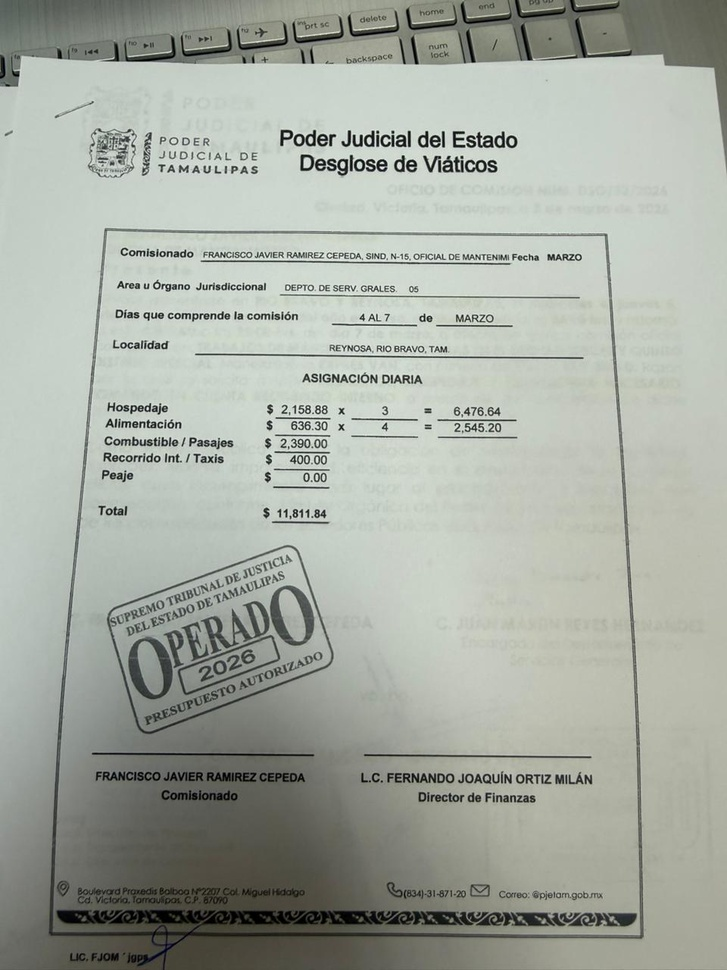
#> input picture tests/test1.jpeg, 727 x 970 px, shrunk from 960 x 1280 before the run; its folder holds only this picture in this run
$ python main.py
#> lines starting #> are read from the running program, lines starting #| are printed output that depends on the picture; after the words box and inside, x2 and y2 are one past the last pixel; in counts of white or black regions, pixels touching at a corner belong together
"""OCR pipeline: Imagen -> OpenCV -> Tesseract -> Parser -> Pandas -> Excel."""

from __future__ import annotations

from io import BytesIO
import re
import unicodedata
from pathlib import Path
from typing import Callable, Dict, Iterable, List, Sequence, Tuple
from zipfile import ZipFile

import cv2
import numpy as np
import pandas as pd
import pytesseract

pytesseract.pytesseract.tesseract_cmd = "/usr/bin/tesseract"


OUTPUT_COLUMNS = [
    "Comisionado",
    "Area u Organo Jurisdiccional",
    "Dias que comprende la comision",
    "Localidad",
    "Hospedaje $",
    "Alimentacion $",
    "Combustible / Pasajes $",
    "Recorrido Int. / Taxis $",
    "Peaje $",
    "Total $",
]

IMAGE_EXTENSIONS = {".jpg", ".jpeg", ".png", ".tiff", ".tif", ".bmp"}
DATAFRAME_COLUMNS = ["Archivo"] + OUTPUT_COLUMNS


def load_image(image_path: str):
    """Step 1: Load source image from disk."""
#> called with image_path = 'tests/test1.jpeg'
    image = cv2.imread(image_path)
#> image is the input picture: shape (970, 727, 3); mean B, G, R 161.9, 170.9, 165.5
    if image is None:
        raise ValueError(f"Image file not found or cannot be read: {image_path}")
    return image


# [7 lines left out: function load_image_bytes, not called in this run]


def preprocess_image(image):
    """Step 2: Convert image to high-contrast black/white for OCR."""
    gray_image = cv2.cvtColor(image, cv2.COLOR_BGR2GRAY)
    denoised = cv2.bilateralFilter(gray_image, 9, 75, 75)
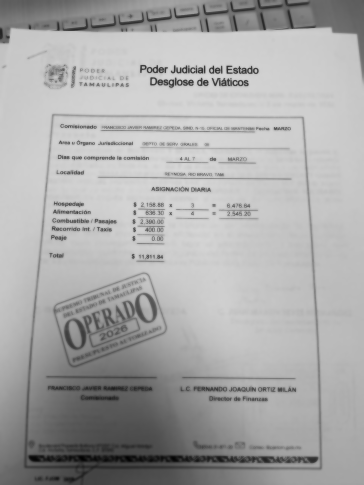
#> denoised: shape (970, 727) (shown at 1/2 size); min 1, max 215, mean 168.7
    kernel = np.array([[0, -1, 0], [-1, 5, -1], [0, -1, 0]])

    sharpened = cv2.filter2D(denoised, -1, kernel)
    thresh = cv2.threshold(sharpened, 0, 255, cv2.THRESH_BINARY_INV + cv2.THRESH_OTSU)[1]
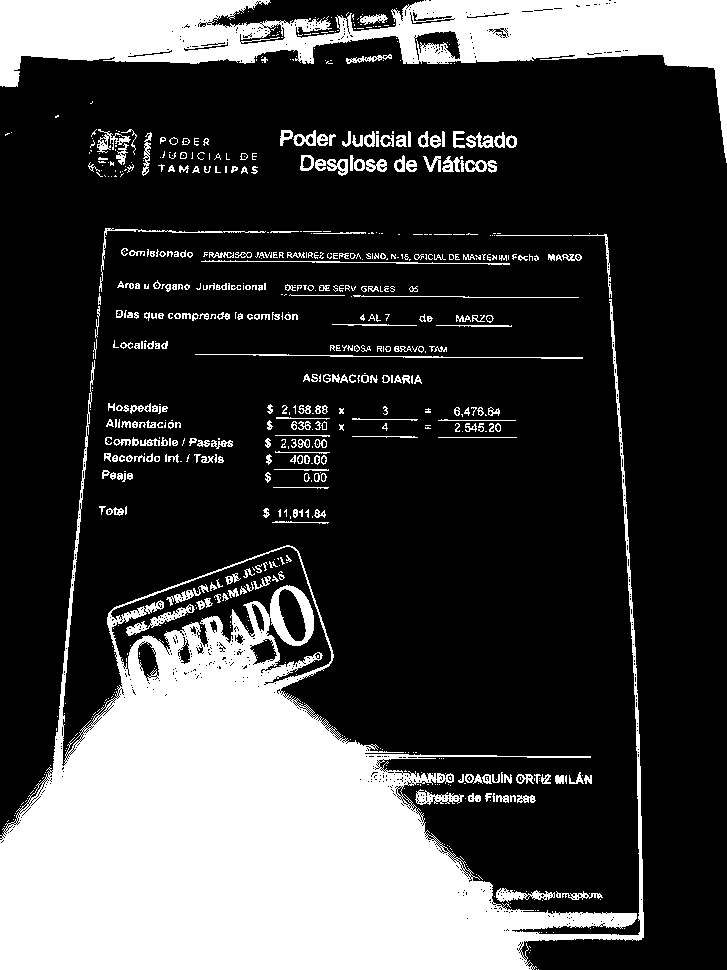
#> thresh: shape (970, 727); 26.3% white; 723 white regions (441 under 20 px), largest, box (x1, y1, x2, y2) and area: (0, 299, 644, 970) 128797, (0, 0, 727, 163) 37531, (195, 354, 583, 359) 521
    coords = np.column_stack(np.where(thresh > 0))  # Find non-zero pixel coordinates.
#> coords = 185375 pairs, first value 0 to 969, second value 0 to 726
    angle = cv2.minAreaRect(coords)[-1]  # Calculate the skew angle
#> angle = -90

    if angle < -45:
        angle = -(90 + angle)
#> angle = 0
    else:
        angle = -angle

    (h, w) = image.shape[:2]

    (h, w) = thresh.shape[:2]
    center = (w // 2, h // 2)
    M = cv2.getRotationMatrix2D(center, angle, 1.0)
#> M = [[1, 0, 0], [0, 1, 0]]
    deskewed = cv2.warpAffine(thresh, M, (w, h), flags=cv2.INTER_CUBIC, borderMode=cv2.BORDER_REPLICATE)

    return deskewed


def run_tesseract(image, lang: str = "spa") -> str:
    """Step 3: Extract OCR text in Spanish."""
    config = "--oem 3 --psm 6"
    return pytesseract.image_to_string(image, lang=lang, config=config)


# [50 lines left out: functions _normalize_text, _extract_line_value, _extract_last_amount, parse_ocr_text, not called in this run]


def process_image(image, image_name: str, lang: str = "spa") -> Dict[str, str]:
    """Run the OCR pipeline for a single decoded image."""
    bw_image = preprocess_image(image)
    text = run_tesseract(bw_image, lang=lang)
    parsed_record = parse_ocr_text(text)
    parsed_record["Archivo"] = image_name
    return parsed_record


def process_image_path(image_path: Path, lang: str = "spa") -> Dict[str, str]:
    """Process one image from disk."""
    image = load_image(str(image_path))
    return process_image(image, image_path.name, lang=lang)


# [4 lines left out: function process_image_bytes, not called in this run]


def build_dataframe(records: Sequence[Dict[str, str]]) -> pd.DataFrame:
    """Step 5: Convert parsed records to a DataFrame."""
    return pd.DataFrame(
        [[record.get(column, "") for column in DATAFRAME_COLUMNS] for record in records],
        columns=DATAFRAME_COLUMNS,
    )


def export_to_excel(dataframe: pd.DataFrame, output_path: str) -> None:
    """Step 6: Export DataFrame to Excel file."""
    dataframe.to_excel(output_path, index=False)


# [6 lines left out: function dataframe_to_excel_bytes, not called in this run]


def list_image_files(directory: Path) -> List[Path]:
    """Return supported image files in a directory."""
    if not directory.exists() or not directory.is_dir():
        raise ValueError(f"Directory does not exist or is not valid: {directory}")
    return sorted(path for path in directory.iterdir() if path.suffix.lower() in IMAGE_EXTENSIONS)


# [25 lines left out: functions extract_images_from_zip, process_uploaded_images, not called in this run]


def process_directory(
    directory: Path,
    lang: str = "spa",
    progress_callback: Callable[[int, int, str], None] | None = None,
) -> pd.DataFrame:
    """Process all supported images in a directory."""
    image_files = list_image_files(directory)
    records: List[Dict[str, str]] = []
    total = len(image_files)
    for index, image_path in enumerate(image_files, start=1):
        records.append(process_image_path(image_path, lang=lang))
#> (the call stopped at in run_tesseract, `return pytesseract.image_to_string(image, lang=lang, config=config)`: pytesseract is not available in this run)
        if progress_callback is not None:
            progress_callback(index, total, image_path.name)
    return build_dataframe(records)


def main() -> None:
    tests_dir = Path("tests")
    excel_path = "output.xlsx"

    image_files = list_image_files(tests_dir)
    if not image_files:
        print(f"No images found in {tests_dir}/")
        return

    def report_progress(current: int, total: int, image_name: str) -> None:
        print(f"Processing {image_name} ({current}/{total}) ...")

    dataframe = process_directory(tests_dir, progress_callback=report_progress)
    export_to_excel(dataframe, excel_path)

    print("\nParsed records:")
    print(dataframe.to_string(index=False))
    print(f"\nExcel generated: {excel_path}")


if __name__ == "__main__":
    main()

$ run again, on tests/test5.jpeg
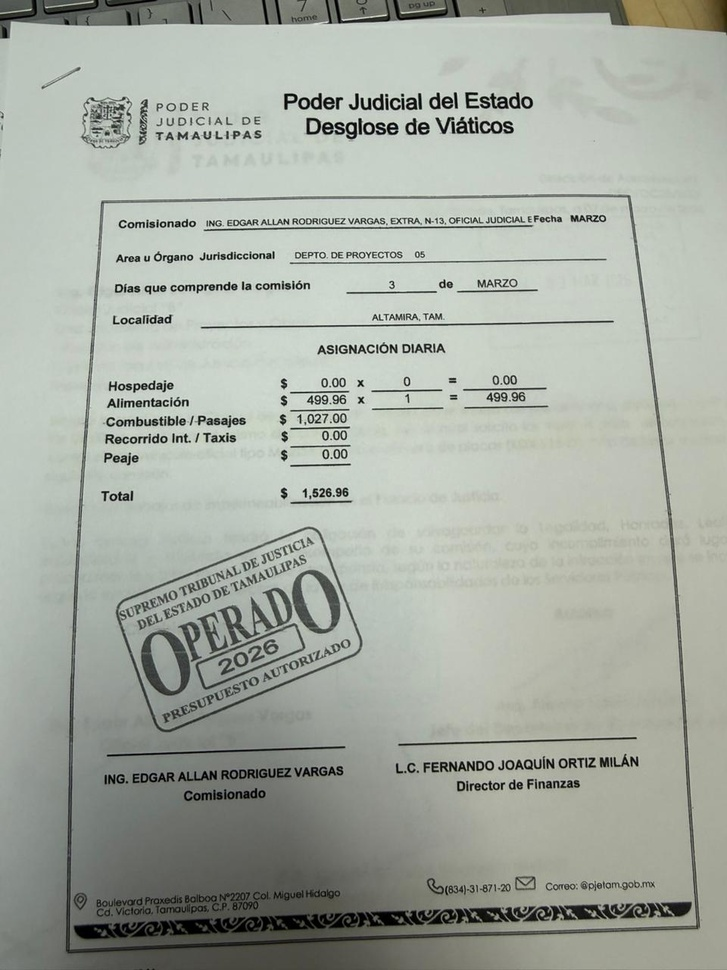
#> input picture tests/test5.jpeg, 727 x 970 px, shrunk from 960 x 1280 before the run
#> in load_image, image is the input picture: shape (970, 727, 3); mean B, G, R 161.5, 170.6, 164.8
#> in preprocess_image, `denoised = cv2.bilateralFilter(gray_image, 9, 75, 75)`:
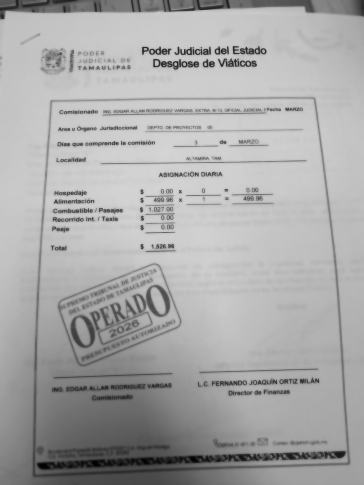
#> denoised: shape (970, 727) (shown at 1/2 size); min 1, max 213, mean 168.2
#> in preprocess_image, `thresh = cv2.threshold(sharpened, 0, 255, cv2.THRESH_BINARY_INV + cv2...`:
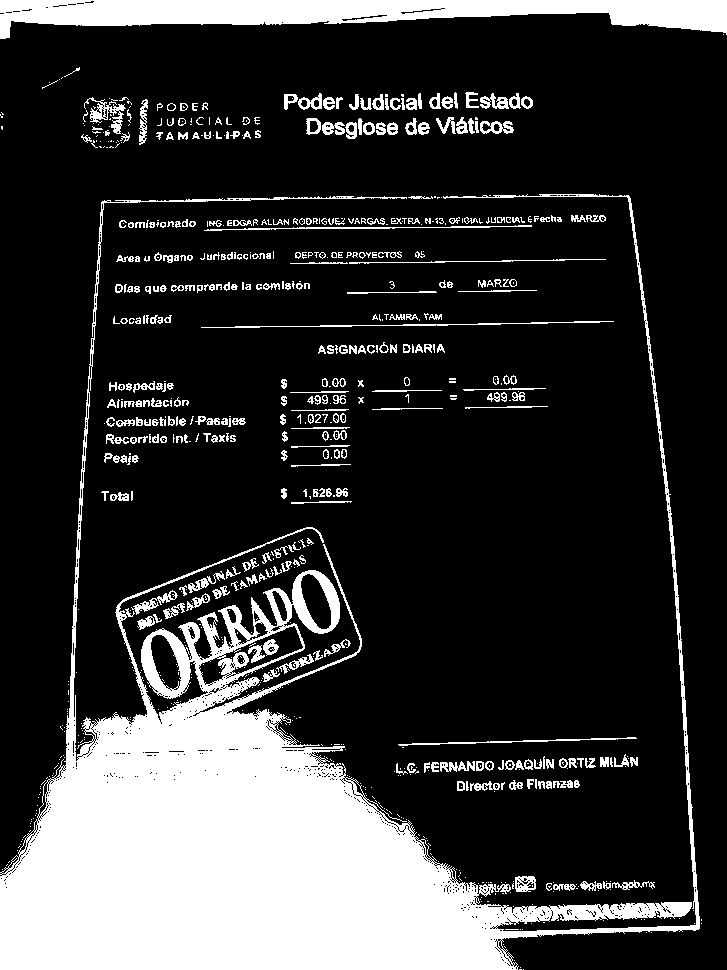
#> thresh: shape (970, 727); 21.7% white; 785 white regions (460 under 20 px), largest, box (x1, y1, x2, y2) and area: (0, 194, 700, 970) 115232, (0, 0, 727, 39) 16172, (201, 321, 614, 328) 580
#> coords = 152826 pairs, first value 0 to 969, second value 0 to 726
#> in preprocess_image, `angle = cv2.minAreaRect(coords)[-1]`: angle = -90
#> in preprocess_image, `angle = -(90 + angle)`: angle = 0
#> M = [[1, 0, 0], [0, 1, 0]]

$ run again, on tests/test6.jpeg
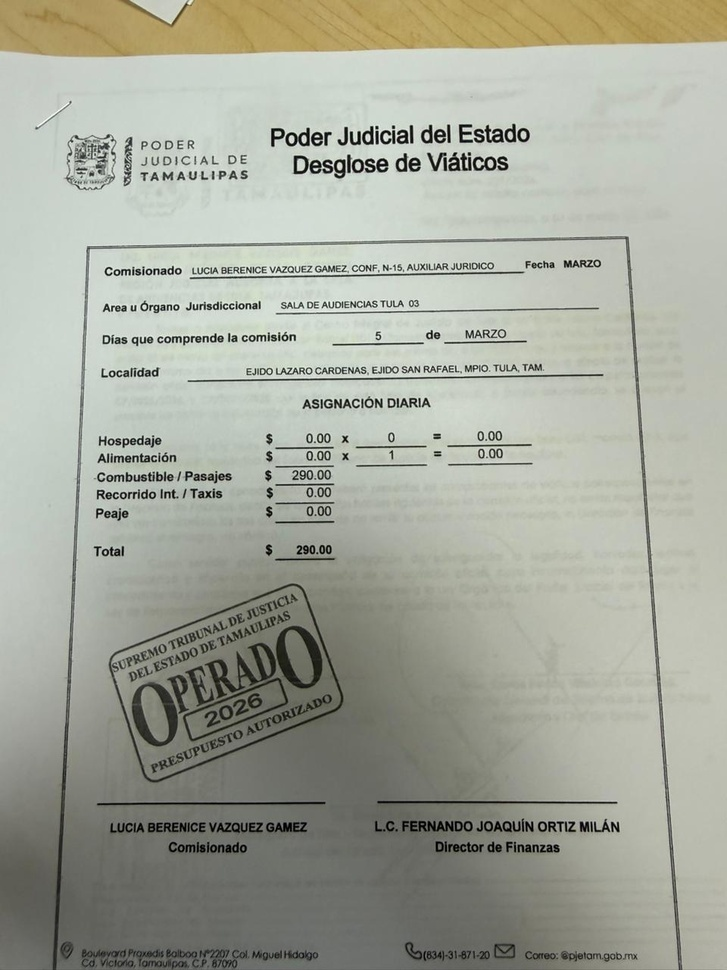
#> input picture tests/test6.jpeg, 727 x 970 px, shrunk from 960 x 1280 before the run
#> in load_image, image is the input picture: shape (970, 727, 3); mean B, G, R 155.7, 167.8, 164.9
#> in preprocess_image, `gray_image = cv2.cvtColor(image, cv2.COLOR_BGR2GRAY)`:
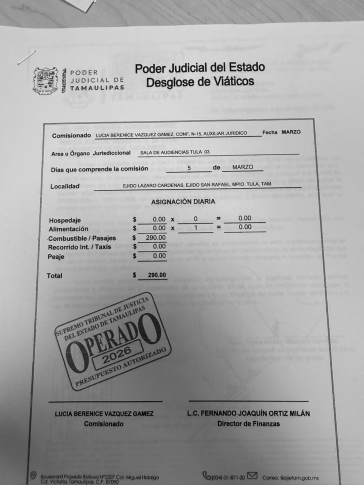
#> gray_image: shape (970, 727) (shown at 1/2 size); min 0, max 254, mean 165.6
#> in preprocess_image, `thresh = cv2.threshold(sharpened, 0, 255, cv2.THRESH_BINARY_INV + cv2...`:
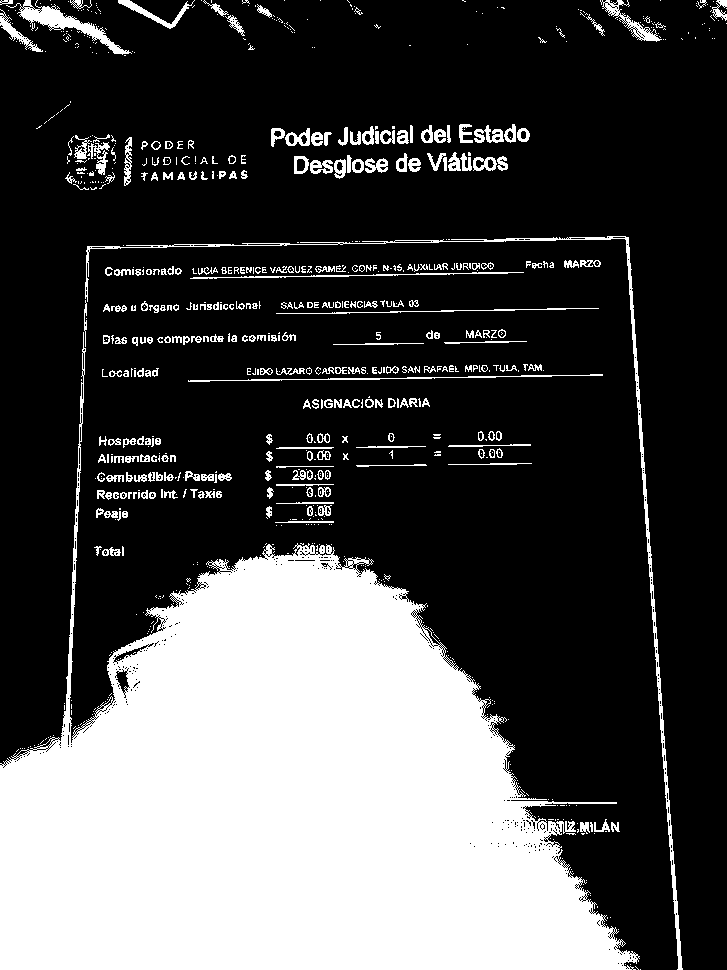
#> thresh: shape (970, 727); 29.8% white; 813 white regions (535 under 20 px), largest, box (x1, y1, x2, y2) and area: (0, 332, 640, 970) 184947, (85, 236, 683, 970) 3745, (6, 0, 132, 55) 1403
#> coords = 209997 pairs, first value 0 to 969, second value 0 to 726
#> in preprocess_image, `angle = cv2.minAreaRect(coords)[-1]`: angle = -90
#> in preprocess_image, `angle = -(90 + angle)`: angle = 0
#> M = [[1, 0, 0], [0, 1, 0]]
